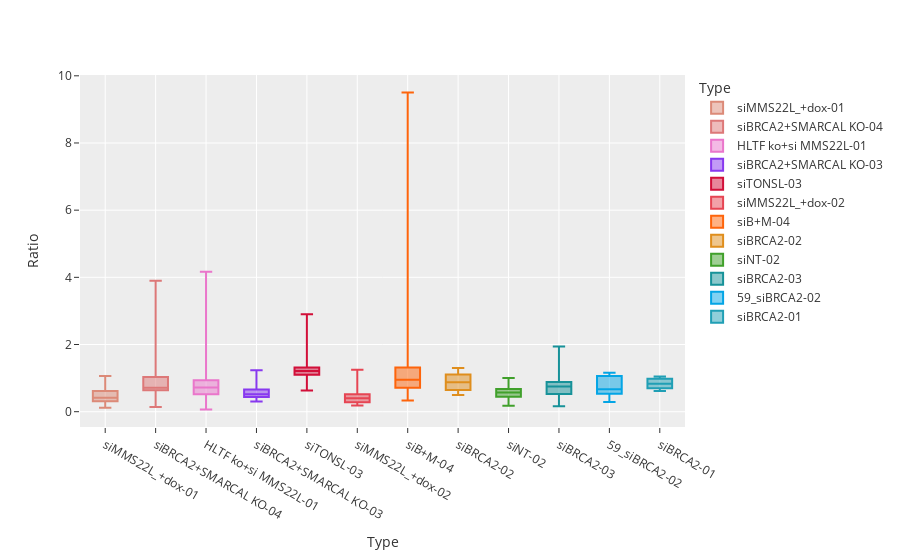

The notebook cell this image was saved under:
### Code cell
fig = px.box(
    filtered,
    y="Ratio",
    x="Type",
    points=False,  # can be 'outliers', or False
    color="Type",
    template="ggplot2",
    color_discrete_sequence=colors,)
# fig = add_p_value_annotation(fig, [[0,1], [1,2], [1,3]], stats_test=stats.mannwhitneyu)

# Increase top margin to make room for the title
fig.update_layout(margin=dict(t=75))
fig.show()

### Figure 1 — Plotly figure (JSON) as saved in the notebook; plotly's stock layout.template omitted (floating-point values rounded to 4 significant figures)
{"data": [{"alignmentgroup": "True", "boxpoints": false, "hovertemplate": "Type=%{x}<br>Ratio=%{y}<extra></extra>", "legendgroup": "siMMS22L_+dox-01", "marker": {"color": "#dc8a78"}, "name": "siMMS22L_+dox-01", "notched": false, "offsetgroup": "siMMS22L_+dox-01", "orientation": "v", "showlegend": true, "type": "box", "x": ["siMMS22L_+dox-01", "siMMS22L_+dox-01", "siMMS22L_+dox-01", "siMMS22L_+dox-01", "siMMS22L_+dox-01", "siMMS22L_+dox-01", "siMMS22L_+dox-01", "siMMS22L_+dox-01", "siMMS22L_+dox-01", "siMMS22L_+dox-01", "siMMS22L_+dox-01", "siMMS22L_+dox-01", "siMMS22L_+dox-01", "siMMS22L_+dox-01", "siMMS22L_+dox-01", "siMMS22L_+dox-01", "siMMS22L_+dox-01", "siMMS22L_+dox-01", "siMMS22L_+dox-01", "siMMS22L_+dox-01", "siMMS22L_+dox-01", "siMMS22L_+dox-01", "siMMS22L_+dox-01", "siMMS22L_+dox-01"], "x0": " ", "xaxis": "x", "y": [0.6667, 0.88, 0.5526, 0.3077, 0.5769, 0.6617, 0.9831, 0.2857, 0.4186, 0.2143, 0.4607, 0.5556, 0.3718, 1.061, 0.3778, 0.3617, 0.3034, 0.4494, 0.8033, 0.3571, 0.2609, 0.3146, 0.1204, 0.4048], "y0": " ", "yaxis": "y"}, {"alignmentgroup": "True", "boxpoints": false, "hovertemplate": "Type=%{x}<br>Ratio=%{y}<extra></extra>", "legendgroup": "siBRCA2+SMARCAL KO-04", "marker": {"color": "#dd7878"}, "name": "siBRCA2+SMARCAL KO-04", "notched": false, "offsetgroup": "siBRCA2+SMARCAL KO-04", "orientation": "v", "showlegend": true, "type": "box", "x": ["siBRCA2+SMARCAL KO-04", "siBRCA2+SMARCAL KO-04", "siBRCA2+SMARCAL KO-04", "siBRCA2+SMARCAL KO-04", "siBRCA2+SMARCAL KO-04", "siBRCA2+SMARCAL KO-04", "siBRCA2+SMARCAL KO-04", "siBRCA2+SMARCAL KO-04", "siBRCA2+SMARCAL KO-04", "siBRCA2+SMARCAL KO-04", "siBRCA2+SMARCAL KO-04", "siBRCA2+SMARCAL KO-04", "siBRCA2+SMARCAL KO-04", "siBRCA2+SMARCAL KO-04", "siBRCA2+SMARCAL KO-04", "siBRCA2+SMARCAL KO-04", "siBRCA2+SMARCAL KO-04", "siBRCA2+SMARCAL KO-04"], "x0": " ", "xaxis": "x", "y": [0.641, 0.4, 0.1364, 0.6494, 1.192, 0.5349, 0.6753, 0.359, 0.75, 0.6765, 0.6579, 0.7917, 1.205, 3.9, 1.034, 1.5, 0.7568, 0.76], "y0": " ", "yaxis": "y"}, {"alignmentgroup": "True", "boxpoints": false, "hovertemplate": "Type=%{x}<br>Ratio=%{y}<extra></extra>", "legendgroup": "HLTF ko+si MMS22L-01", "marker": {"color": "#ea76cb"}, "name": "HLTF ko+si MMS22L-01", "notched": false, "offsetgroup": "HLTF ko+si MMS22L-01", "orientation": "v", "showlegend": true, "type": "box", "x": ["HLTF ko+si MMS22L-01", "HLTF ko+si MMS22L-01", "HLTF ko+si MMS22L-01", "HLTF ko+si MMS22L-01", "HLTF ko+si MMS22L-01", "HLTF ko+si MMS22L-01", "HLTF ko+si MMS22L-01", "HLTF ko+si MMS22L-01", "HLTF ko+si MMS22L-01", "HLTF ko+si MMS22L-01", "HLTF ko+si MMS22L-01", "HLTF ko+si MMS22L-01", "HLTF ko+si MMS22L-01", "HLTF ko+si MMS22L-01", "HLTF ko+si MMS22L-01", "HLTF ko+si MMS22L-01", "HLTF ko+si MMS22L-01", "HLTF ko+si MMS22L-01", "HLTF ko+si MMS22L-01", "HLTF ko+si MMS22L-01", "HLTF ko+si MMS22L-01", "HLTF ko+si MMS22L-01", "HLTF ko+si MMS22L-01", "HLTF ko+si MMS22L-01", "HLTF ko+si MMS22L-01", "HLTF ko+si MMS22L-01", "HLTF ko+si MMS22L-01", "HLTF ko+si MMS22L-01", "HLTF ko+si MMS22L-01", "HLTF ko+si MMS22L-01", "HLTF ko+si MMS22L-01", "HLTF ko+si MMS22L-01", "HLTF ko+si MMS22L-01", "HLTF ko+si MMS22L-01", "HLTF ko+si MMS22L-01", "HLTF ko+si MMS22L-01", "HLTF ko+si MMS22L-01", "HLTF ko+si MMS22L-01", "HLTF ko+si MMS22L-01", "HLTF ko+si MMS22L-01", "HLTF ko+si MMS22L-01", "HLTF ko+si MMS22L-01", "HLTF ko+si MMS22L-01", "HLTF ko+si MMS22L-01", "HLTF ko+si MMS22L-01", "HLTF ko+si MMS22L-01", "HLTF ko+si MMS22L-01", "HLTF ko+si MMS22L-01", "HLTF ko+si MMS22L-01", "HLTF ko+si MMS22L-01", "HLTF ko+si MMS22L-01", "HLTF ko+si MMS22L-01", "HLTF ko+si MMS22L-01", "HLTF ko+si MMS22L-01", "HLTF ko+si MMS22L-01", "HLTF ko+si MMS22L-01", "HLTF ko+si MMS22L-01", "HLTF ko+si MMS22L-01", "HLTF ko+si MMS22L-01", "HLTF ko+si MMS22L-01", "HLTF ko+si MMS22L-01", "HLTF ko+si MMS22L-01", "HLTF ko+si MMS22L-01", "HLTF ko+si MMS22L-01", "HLTF ko+si MMS22L-01", "HLTF ko+si MMS22L-01", "HLTF ko+si MMS22L-01", "HLTF ko+si MMS22L-01", "HLTF ko+si MMS22L-01", "HLTF ko+si MMS22L-01", "HLTF ko+si MMS22L-01", "HLTF ko+si MMS22L-01", "HLTF ko+si MMS22L-01", "HLTF ko+si MMS22L-01", "HLTF ko+si MMS22L-01", "HLTF ko+si MMS22L-01", "HLTF ko+si MMS22L-01", "HLTF ko+si MMS22L-01", "HLTF ko+si MMS22L-01", "HLTF ko+si MMS22L-01", "HLTF ko+si MMS22L-01", "HLTF ko+si MMS22L-01", "HLTF ko+si MMS22L-01", "HLTF ko+si MMS22L-01", "HLTF ko+si MMS22L-01", "HLTF ko+si MMS22L-01", "HLTF ko+si MMS22L-01", "HLTF ko+si MMS22L-01", "HLTF ko+si MMS22L-01", "HLTF ko+si MMS22L-01", "HLTF ko+si MMS22L-01", "HLTF ko+si MMS22L-01", "HLTF ko+si MMS22L-01", "HLTF ko+si MMS22L-01", "HLTF ko+si MMS22L-01", "HLTF ko+si MMS22L-01", "HLTF ko+si MMS22L-01", "HLTF ko+si MMS22L-01", "HLTF ko+si MMS22L-01", "HLTF ko+si MMS22L-01", "HLTF ko+si MMS22L-01", "HLTF ko+si MMS22L-01", "HLTF ko+si MMS22L-01", "HLTF ko+si MMS22L-01", "HLTF ko+si MMS22L-01", "HLTF ko+si MMS22L-01", "HLTF ko+si MMS22L-01", "HLTF ko+si MMS22L-01", "HLTF ko+si MMS22L-01"], "x0": " ", "xaxis": "x", "y": [0.9474, 0.9643, 0.6957, 0.6, 0.7632, 0.7576, 0.6087, 0.3143, 0.5172, 0.7333, 0.3421, 0.3429, 0.8889, 0.88, 1.111, 0.9429, 0.3333, 1.0, 0.8636, 0.7667, 0.6, 0.6957, 0.7273, 0.4062, 0.625, 0.45, 0.7561, 1.0, 0.5111, 0.561, 1.276, 0.4737, 0.6098, 0.5676, 0.1818, 0.6774, 0.6341, 0.5135, 0.6739, 0.4242, 0.7333, 0.5152, 0.4333, 0.4286, 1.25, 0.3529, 0.9143, 0.92, 1.167, 0.9697, 0.3333, 0.3667, 1.0, 0.8571, 0.697, 0.6087, 1.519, 0.4, 0.6364, 0.775, 0.525, 0.75, 0.3871, 0.3784, 1.235, 0.6207, 0.9167, 0.8929, 0.9167, 0.3793, 0.9231, 0.8696, 0.6522, 0.7222, 0.7714, 0.5455, 0.8788, 1.536, 0.675, 0.7241, 0.3421, 1.429, 0.3529, 0.6897, 1.125, 1.097, 1.5, 0.9333, 0.6341, 0.5278, 1.03, 0.8684, 0.6667, 0.6977, 1.667, 0.7949, 1.235, 0.5, 1.818, 0.5769, 0.9459, 1.083, 0.06818, 0.8889, 0.4857, 1.375, 0.4375, 1.414, 4.167], "y0": " ", "yaxis": "y"}, {"alignmentgroup": "True", "boxpoints": false, "hovertemplate": "Type=%{x}<br>Ratio=%{y}<extra></extra>", "legendgroup": "siBRCA2+SMARCAL KO-03", "marker": {"color": "#8839ef"}, "name": "siBRCA2+SMARCAL KO-03", "notched": false, "offsetgroup": "siBRCA2+SMARCAL KO-03", "orientation": "v", "showlegend": true, "type": "box", "x": ["siBRCA2+SMARCAL KO-03", "siBRCA2+SMARCAL KO-03", "siBRCA2+SMARCAL KO-03", "siBRCA2+SMARCAL KO-03", "siBRCA2+SMARCAL KO-03", "siBRCA2+SMARCAL KO-03", "siBRCA2+SMARCAL KO-03", "siBRCA2+SMARCAL KO-03", "siBRCA2+SMARCAL KO-03", "siBRCA2+SMARCAL KO-03", "siBRCA2+SMARCAL KO-03", "siBRCA2+SMARCAL KO-03", "siBRCA2+SMARCAL KO-03", "siBRCA2+SMARCAL KO-03", "siBRCA2+SMARCAL KO-03", "siBRCA2+SMARCAL KO-03", "siBRCA2+SMARCAL KO-03", "siBRCA2+SMARCAL KO-03", "siBRCA2+SMARCAL KO-03", "siBRCA2+SMARCAL KO-03", "siBRCA2+SMARCAL KO-03", "siBRCA2+SMARCAL KO-03", "siBRCA2+SMARCAL KO-03", "siBRCA2+SMARCAL KO-03", "siBRCA2+SMARCAL KO-03", "siBRCA2+SMARCAL KO-03", "siBRCA2+SMARCAL KO-03", "siBRCA2+SMARCAL KO-03", "siBRCA2+SMARCAL KO-03", "siBRCA2+SMARCAL KO-03", "siBRCA2+SMARCAL KO-03", "siBRCA2+SMARCAL KO-03", "siBRCA2+SMARCAL KO-03", "siBRCA2+SMARCAL KO-03", "siBRCA2+SMARCAL KO-03"], "x0": " ", "xaxis": "x", "y": [1.203, 0.4286, 0.6296, 0.4419, 0.5, 0.5814, 0.5, 1.231, 0.3067, 0.6625, 0.4301, 0.4706, 0.3662, 0.6292, 0.5, 0.6341, 0.3944, 0.9351, 0.3239, 0.5977, 0.4205, 0.6486, 0.5455, 0.4493, 0.9231, 1.23, 0.3544, 0.5, 0.439, 0.7321, 0.75, 0.5333, 0.5169, 0.6949, 0.4925], "y0": " ", "yaxis": "y"}, {"alignmentgroup": "True", "boxpoints": false, "hovertemplate": "Type=%{x}<br>Ratio=%{y}<extra></extra>", "legendgroup": "siTONSL-03", "marker": {"color": "#d20f39"}, "name": "siTONSL-03", "notched": false, "offsetgroup": "siTONSL-03", "orientation": "v", "showlegend": true, "type": "box", "x": ["siTONSL-03", "siTONSL-03", "siTONSL-03", "siTONSL-03", "siTONSL-03", "siTONSL-03", "siTONSL-03", "siTONSL-03", "siTONSL-03", "siTONSL-03", "siTONSL-03", "siTONSL-03", "siTONSL-03", "siTONSL-03", "siTONSL-03", "siTONSL-03", "siTONSL-03", "siTONSL-03", "siTONSL-03", "siTONSL-03", "siTONSL-03", "siTONSL-03"], "x0": " ", "xaxis": "x", "y": [0.6308, 1.098, 1.216, 1.217, 0.7073, 1.098, 1.312, 1.189, 1.255, 1.38, 1.0, 1.211, 1.341, 1.782, 0.8864, 1.158, 1.318, 0.6829, 1.119, 1.263, 2.9, 1.25], "y0": " ", "yaxis": "y"}, {"alignmentgroup": "True", "boxpoints": false, "hovertemplate": "Type=%{x}<br>Ratio=%{y}<extra></extra>", "legendgroup": "siMMS22L_+dox-02", "marker": {"color": "#e64553"}, "name": "siMMS22L_+dox-02", "notched": false, "offsetgroup": "siMMS22L_+dox-02", "orientation": "v", "showlegend": true, "type": "box", "x": ["siMMS22L_+dox-02", "siMMS22L_+dox-02", "siMMS22L_+dox-02", "siMMS22L_+dox-02", "siMMS22L_+dox-02", "siMMS22L_+dox-02", "siMMS22L_+dox-02", "siMMS22L_+dox-02", "siMMS22L_+dox-02", "siMMS22L_+dox-02", "siMMS22L_+dox-02", "siMMS22L_+dox-02", "siMMS22L_+dox-02", "siMMS22L_+dox-02", "siMMS22L_+dox-02"], "x0": " ", "xaxis": "x", "y": [0.3415, 0.377, 0.3095, 0.4, 0.5513, 0.2128, 0.4167, 0.1807, 0.5926, 0.2727, 0.4068, 1.25, 1.116, 0.234, 0.4262], "y0": " ", "yaxis": "y"}, {"alignmentgroup": "True", "boxpoints": false, "hovertemplate": "Type=%{x}<br>Ratio=%{y}<extra></extra>", "legendgroup": "siB+M-04", "marker": {"color": "#fe640b"}, "name": "siB+M-04", "notched": false, "offsetgroup": "siB+M-04", "orientation": "v", "showlegend": true, "type": "box", "x": ["siB+M-04", "siB+M-04", "siB+M-04", "siB+M-04", "siB+M-04", "siB+M-04", "siB+M-04", "siB+M-04", "siB+M-04", "siB+M-04", "siB+M-04", "siB+M-04", "siB+M-04", "siB+M-04", "siB+M-04", "siB+M-04", "siB+M-04", "siB+M-04", "siB+M-04", "siB+M-04", "siB+M-04", "siB+M-04", "siB+M-04", "siB+M-04", "siB+M-04", "siB+M-04", "siB+M-04", "siB+M-04", "siB+M-04", "siB+M-04", "siB+M-04", "siB+M-04", "siB+M-04", "siB+M-04", "siB+M-04", "siB+M-04", "siB+M-04", "siB+M-04", "siB+M-04", "siB+M-04", "siB+M-04", "siB+M-04", "siB+M-04", "siB+M-04", "siB+M-04", "siB+M-04", "siB+M-04", "siB+M-04", "siB+M-04", "siB+M-04", "siB+M-04", "siB+M-04", "siB+M-04", "siB+M-04", "siB+M-04", "siB+M-04", "siB+M-04", "siB+M-04"], "x0": " ", "xaxis": "x", "y": [0.3913, 0.9615, 1.125, 0.9167, 0.75, 1.318, 1.158, 1.437, 0.6176, 1.24, 0.3333, 0.5862, 0.4783, 1.2, 0.963, 0.7037, 0.8056, 1.0, 1.353, 1.632, 2.222, 1.471, 1.357, 0.6061, 1.042, 0.7714, 0.6667, 0.8261, 0.5652, 0.9474, 1.0, 0.5455, 1.208, 0.9615, 0.8889, 0.9231, 1.318, 1.412, 0.7187, 1.55, 0.8889, 1.095, 0.6, 1.0, 0.9231, 0.6923, 0.9091, 1.118, 1.318, 0.7097, 1.45, 0.9167, 0.4, 9.5, 2.0, 0.5143, 1.524, 0.9032], "y0": " ", "yaxis": "y"}, {"alignmentgroup": "True", "boxpoints": false, "hovertemplate": "Type=%{x}<br>Ratio=%{y}<extra></extra>", "legendgroup": "siBRCA2-02", "marker": {"color": "#df8e1d"}, "name": "siBRCA2-02", "notched": false, "offsetgroup": "siBRCA2-02", "orientation": "v", "showlegend": true, "type": "box", "x": ["siBRCA2-02", "siBRCA2-02", "siBRCA2-02", "siBRCA2-02", "siBRCA2-02", "siBRCA2-02", "siBRCA2-02", "siBRCA2-02", "siBRCA2-02", "siBRCA2-02", "siBRCA2-02", "siBRCA2-02", "siBRCA2-02", "siBRCA2-02", "siBRCA2-02", "siBRCA2-02", "siBRCA2-02", "siBRCA2-02", "siBRCA2-02", "siBRCA2-02", "siBRCA2-02", "siBRCA2-02", "siBRCA2-02", "siBRCA2-02"], "x0": " ", "xaxis": "x", "y": [0.8913, 0.5122, 0.5294, 1.194, 0.8864, 0.7297, 0.5937, 1.107, 1.1, 0.96, 0.8936, 0.7368, 0.5, 1.231, 1.133, 1.12, 0.7333, 0.6486, 0.6207, 0.8667, 0.7568, 0.6452, 1.3, 0.9667], "y0": " ", "yaxis": "y"}, {"alignmentgroup": "True", "boxpoints": false, "hovertemplate": "Type=%{x}<br>Ratio=%{y}<extra></extra>", "legendgroup": "siNT-02", "marker": {"color": "#40a02b"}, "name": "siNT-02", "notched": false, "offsetgroup": "siNT-02", "orientation": "v", "showlegend": true, "type": "box", "x": ["siNT-02", "siNT-02", "siNT-02", "siNT-02", "siNT-02", "siNT-02", "siNT-02", "siNT-02", "siNT-02", "siNT-02", "siNT-02", "siNT-02", "siNT-02", "siNT-02", "siNT-02", "siNT-02", "siNT-02", "siNT-02", "siNT-02", "siNT-02", "siNT-02", "siNT-02", "siNT-02", "siNT-02", "siNT-02", "siNT-02", "siNT-02", "siNT-02", "siNT-02", "siNT-02", "siNT-02", "siNT-02", "siNT-02", "siNT-02"], "x0": " ", "xaxis": "x", "y": [0.6, 0.5758, 0.325, 0.7812, 0.5968, 0.6087, 0.8846, 0.2714, 0.5156, 0.3333, 0.6346, 0.614, 0.4028, 0.4429, 0.6515, 0.5441, 0.35, 0.8276, 0.9773, 0.6727, 0.5312, 0.5139, 0.5652, 0.5385, 0.3247, 0.5085, 0.4429, 0.7917, 0.7656, 0.7037, 1.0, 0.4857, 0.6418, 0.1739], "y0": " ", "yaxis": "y"}, {"alignmentgroup": "True", "boxpoints": false, "hovertemplate": "Type=%{x}<br>Ratio=%{y}<extra></extra>", "legendgroup": "siBRCA2-03", "marker": {"color": "#179299"}, "name": "siBRCA2-03", "notched": false, "offsetgroup": "siBRCA2-03", "orientation": "v", "showlegend": true, "type": "box", "x": ["siBRCA2-03", "siBRCA2-03", "siBRCA2-03", "siBRCA2-03", "siBRCA2-03", "siBRCA2-03", "siBRCA2-03", "siBRCA2-03", "siBRCA2-03", "siBRCA2-03", "siBRCA2-03", "siBRCA2-03", "siBRCA2-03", "siBRCA2-03", "siBRCA2-03", "siBRCA2-03", "siBRCA2-03", "siBRCA2-03", "siBRCA2-03", "siBRCA2-03", "siBRCA2-03", "siBRCA2-03", "siBRCA2-03", "siBRCA2-03", "siBRCA2-03", "siBRCA2-03", "siBRCA2-03", "siBRCA2-03"], "x0": " ", "xaxis": "x", "y": [0.3333, 1.687, 0.6842, 0.8378, 0.8, 0.3704, 0.4211, 1.588, 0.7368, 0.8205, 1.024, 0.6122, 0.7778, 0.8, 0.7273, 0.1628, 0.5143, 1.937, 0.8, 0.7647, 0.9318, 0.5484, 0.5806, 0.5161, 1.156, 0.4054, 0.5333, 0.9583], "y0": " ", "yaxis": "y"}, {"alignmentgroup": "True", "boxpoints": false, "hovertemplate": "Type=%{x}<br>Ratio=%{y}<extra></extra>", "legendgroup": "59_siBRCA2-02", "marker": {"color": "#04a5e5"}, "name": "59_siBRCA2-02", "notched": false, "offsetgroup": "59_siBRCA2-02", "orientation": "v", "showlegend": true, "type": "box", "x": ["59_siBRCA2-02", "59_siBRCA2-02", "59_siBRCA2-02", "59_siBRCA2-02", "59_siBRCA2-02", "59_siBRCA2-02", "59_siBRCA2-02", "59_siBRCA2-02", "59_siBRCA2-02"], "x0": " ", "xaxis": "x", "y": [0.6552, 1.048, 0.56, 0.6667, 1.095, 0.2857, 0.4595, 0.7805, 1.158], "y0": " ", "yaxis": "y"}, {"alignmentgroup": "True", "boxpoints": false, "hovertemplate": "Type=%{x}<br>Ratio=%{y}<extra></extra>", "legendgroup": "siBRCA2-01", "marker": {"color": "#209fb5"}, "name": "siBRCA2-01", "notched": false, "offsetgroup": "siBRCA2-01", "orientation": "v", "showlegend": true, "type": "box", "x": ["siBRCA2-01", "siBRCA2-01", "siBRCA2-01", "siBRCA2-01", "siBRCA2-01", "siBRCA2-01"], "x0": " ", "xaxis": "x", "y": [0.7333, 0.6173, 0.9783, 0.6962, 0.9348, 1.045], "y0": " ", "yaxis": "y"}], "layout": {"boxmode": "overlay", "legend": {"title": {"text": "Type"}, "tracegroupgap": 0}, "margin": {"t": 75}, "xaxis": {"anchor": "y", "categoryarray": ["siMMS22L_+dox-01", "siBRCA2+SMARCAL KO-04", "HLTF ko+si MMS22L-01", "siBRCA2+SMARCAL KO-03", "siTONSL-03", "siMMS22L_+dox-02", "siB+M-04", "siBRCA2-02", "siNT-02", "siBRCA2-03", "59_siBRCA2-02", "siBRCA2-01"], "categoryorder": "array", "domain": [0, 1], "title": {"text": "Type"}}, "yaxis": {"anchor": "x", "domain": [0, 1], "title": {"text": "Ratio"}}}}
